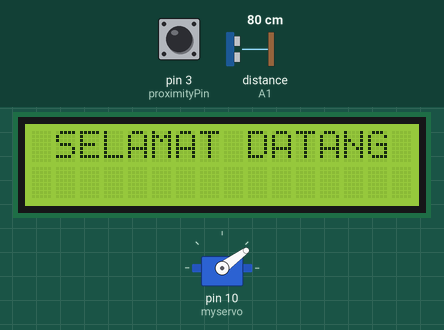
Simulated run of this sketch. Board: Arduino Uno, built with avr-gcc and run on an emulated ATmega328P. Parts: 16×2 character LCD, servo. Wiring (inferred from the names in the program): ultrasonic range finder: trigger A0; echo A1. The test bench sets the inputs (shaded band); at power-on: distance to the obstacle (sensor on A1) 80 cm, pin 3 (proximityPin) HIGH. The echo pulse lasts 58.3 µs per cm; what the sketch prints to the serial monitor is not drawn.

Above: at 1.2 s.
1.3 s: distance to the obstacle (sensor on A1) set to 7 cm
3.0 s: distance to the obstacle (sensor on A1) set to 4 cm
At 4.0 s:
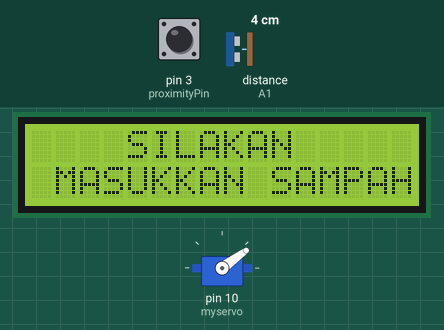
At 8.2 s:
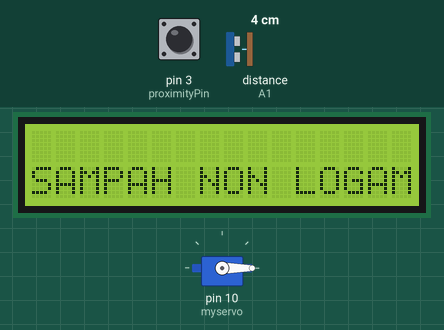
Timing chart, 0 to 16.6 s (numbered marks = the images above; inputs shaded):
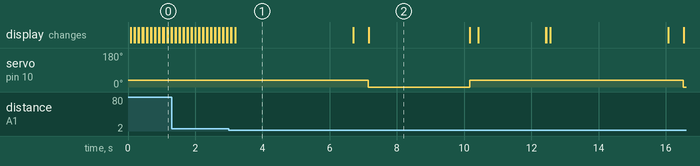

The sketch:

Code_Kelompok14_Pemilah_Sampah_Logam_NonLogam.ino
```cpp
#include <LiquidCrystal_I2C.h>
#include <UltraDistSensor.h>
#include <Wire.h>
#include <Servo.h>
LiquidCrystal_I2C lcd(0x3F, 16, 2);
Servo myservo;

const int trigPin = A0;
const int echoPin = A1;
const int proximityPin = 3;

int sensorvalue = HIGH;
long duration, distance;
int distanceCm;
int logam = 72;
int nonlogam = 0;
int awal = 36;

void setup() {
  lcd.begin(16, 2);
  lcd.backlight ();
  Serial.begin (9600);
  pinMode (trigPin, OUTPUT);
  pinMode (echoPin, INPUT);
  pinMode (proximityPin, INPUT_PULLUP);
  lcd.setCursor (0, 1);
  myservo.attach (10);
  myservo.write(awal);
}
void loop() {
  digitalWrite (trigPin, LOW);
  delayMicroseconds (2);
  digitalWrite (trigPin, HIGH);
  delayMicroseconds (10);
  digitalWrite (trigPin, LOW);
  duration = pulseIn (echoPin, HIGH);
  distanceCm = duration * 0.034 / 2;
  lcd.setCursor (1, 0);
  lcd.print("SELAMAT DATANG");
  delay (100);
  lcd.clear();

  if (distanceCm < 5) {
    lcd.setCursor (4, 0);
    lcd.print("SILAKAN");
    lcd.setCursor (1, 1);
    lcd.print("MASUKKAN SAMPAH");
    delay(3500);
    lcd.clear ();
    delay (450);

    sensorvalue = digitalRead(proximityPin); //start program sensor proximity

    if (sensorvalue == LOW) {
      Serial.println("Terdeteksi sampah logam");
      myservo.write(logam);//posisi servo pada 0 derajat
      lcd.setCursor (2, 1);
      lcd.print("SAMPAH LOGAM");
      delay(3000);
      lcd.clear ();
      myservo.write(awal);
      delay(250);
      lcd.setCursor (2, 1);
      lcd.print("TERIMA KASIH");
      delay (2000);
      lcd.clear();
    } else {
      Serial.println("Terdeteksi sampah nonlogam");
      myservo.write(nonlogam); //Posisi servo pada 72 derajat
      lcd.setCursor (0, 1);
      lcd.print("SAMPAH NON LOGAM");
      delay(3000);
      lcd.clear ();
      myservo.write(awal);
      delay(250);
      lcd.setCursor (2, 1);
      lcd.print("TERIMA KASIH");
      delay (2000);
      lcd.clear();
    }
  }
}
```

Measured:
- the behaviour switches between 6 and 5 cm on distance to the obstacle (sensor on A1) (found by bisection; images 0 and 1)
- after the input at 3.0 s, servo on pin 10 (myservo): 36° → 0° after 4.1 s, → 36° 3.0 s later, → 0° 6.4 s later; the display: first differs from a run without the input after 0.19 s (image 1)
- what the display in image 1 shows lasts 3.5 s, from 3.2 s to 6.7 s
